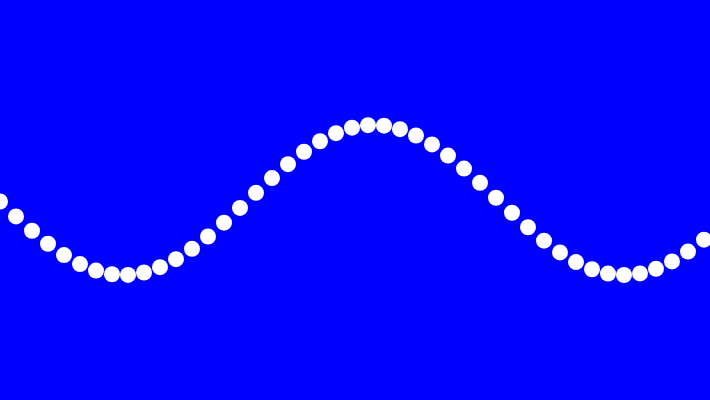
Frame 1 (no input)
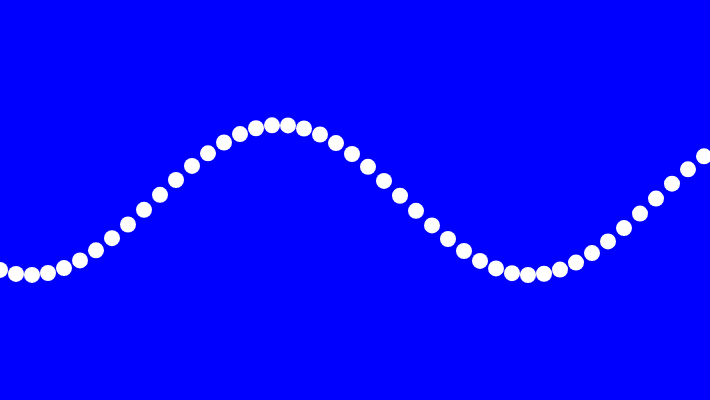
Frame 60 (no input)
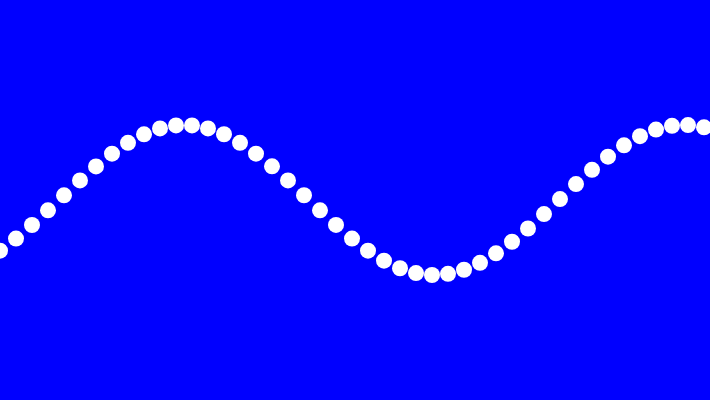
Frame 120 (the mouse pressed at the canvas centre since frame 60)

The p5.js sketch that drew these frames (run headless with seeded random() and noise() and a simulated clock; from frame 60 on, the mouse is pressed at the canvas centre):

// p5.js sketch
// ── sketch.js
let xspacing = 16;    // Distance between each horizontal location
let w;                // Width of entire wave
let theta = 0.0;      // Start angle at 0
let amplitude = 75.0; // Height of the wave
let period = 500.0;   // How many pixels before the wave repeats
let dx;               // Value for incrementing x
let yvalues;           // Using an array to store height values for the wave

function setup() {
    createCanvas(710, 400);
    w = width + 16;
    dx = (TWO_PI / period) * xspacing;
    yvalues = new Array(floor(w / xspacing));
}

function draw() {
    background(0, 0, 255);
    calcWave();
    renderWave();
}

function calcWave() {
    theta +=0.02;
    let x = theta;

    for (let i = 0; i < yvalues.length; i++) {
        yvalues[i] = sin(x) * amplitude;
        x += dx;
    }
}

function renderWave() {
    noStroke();
    fill(255);

    for (let x = 0; x < yvalues.length; x++) {
        ellipse(x * xspacing, yvalues[x] + height / 2, 16, 16);
    }
}
